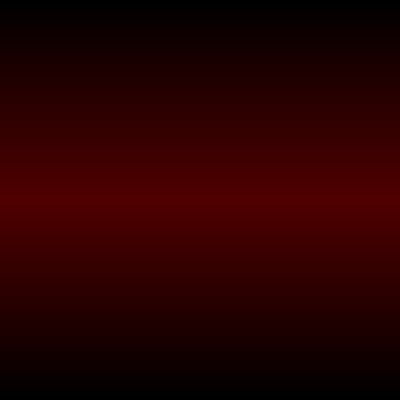
Frame 1 (no input)
Frame 60 (the mouse pressed at the canvas centre just before this capture): identical to frame 1, image omitted
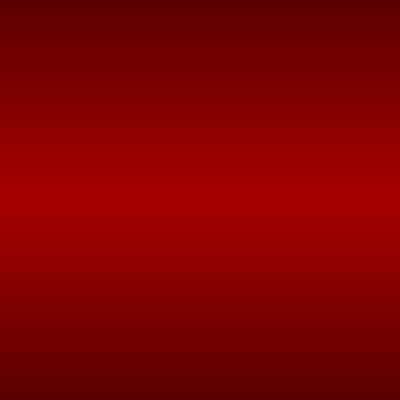
Frame 120 (the mouse held since frame 60 and released just before this capture)

The Processing sketch that drew these frames (run headless with seeded random() and noise(); from frame 60 on, the mouse is pressed at the canvas centre):

// Processing sketch: sketch_151212b
// ── sketch_151212b.pde
int h;
void setup() {
  size(400, 400);
  noStroke();
 
  h = height/2; // Height of the two half gradients
}
 
void draw() {
  // Map mouseY to gradient intensity
  int cFrom = (int) map(mouseY, 0,height, 0,180);
  int cTo = (int) map(mouseY, 0,height, 80,255);
 
  // Draw a bunch of rectangles on top of each other to simulate gradient
  for (int i=h; i>0; i-=1) {
 
    color from = color(cFrom, 0, 0);
    color to = color(cTo, 0, 0);
 
    // Interpolate the color value from i for upper half
    color inter = lerpColor(from, to, map(i, h, 0, 1.0, 0.0));
    fill(inter);
    rect(0, 0, width, i);
 
    // Reverse-interpolate the color value from i for lower half
    inter = lerpColor(from, to, map(i, h, 0, 0.0, 1.0));
    fill(inter);  
    rect(0, height/2, width, i);
  }
}
